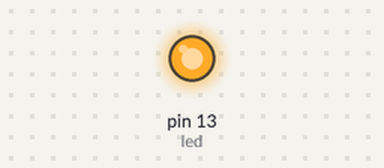
A sketch run on a simulated Arduino Uno, built with avr-gcc and run on an emulated ATmega328P. On the bench: output pins drawn as LEDs (lit = HIGH).

Above: at 1.0 s.
At 5.5 s:
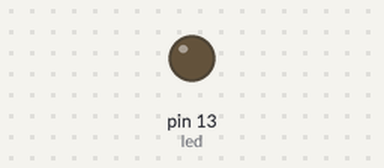
Timing chart, 0 to 6.9 s (numbered marks = the images above):
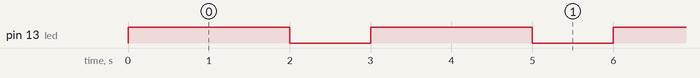

The sketch:

LED_on_off.ino
```cpp
/*
 * Test turn on LED on for one second,then off for one second
 */

int led = 13;

void setup() {
  // put your setup code here, to run once:
  pinMode(led,OUTPUT);
}

void loop() {
  // put your main code here, to run repeatedly:
digitalWrite(13,HIGH);//13番pinを1へ
delay(2000);
digitalWrite(13,LOW);//13番pinを0へ
delay(1000);
}
```

Measured:
- by itself, pin 13 (led): alternates HIGH for 2.0 s and LOW for 1.0 s
